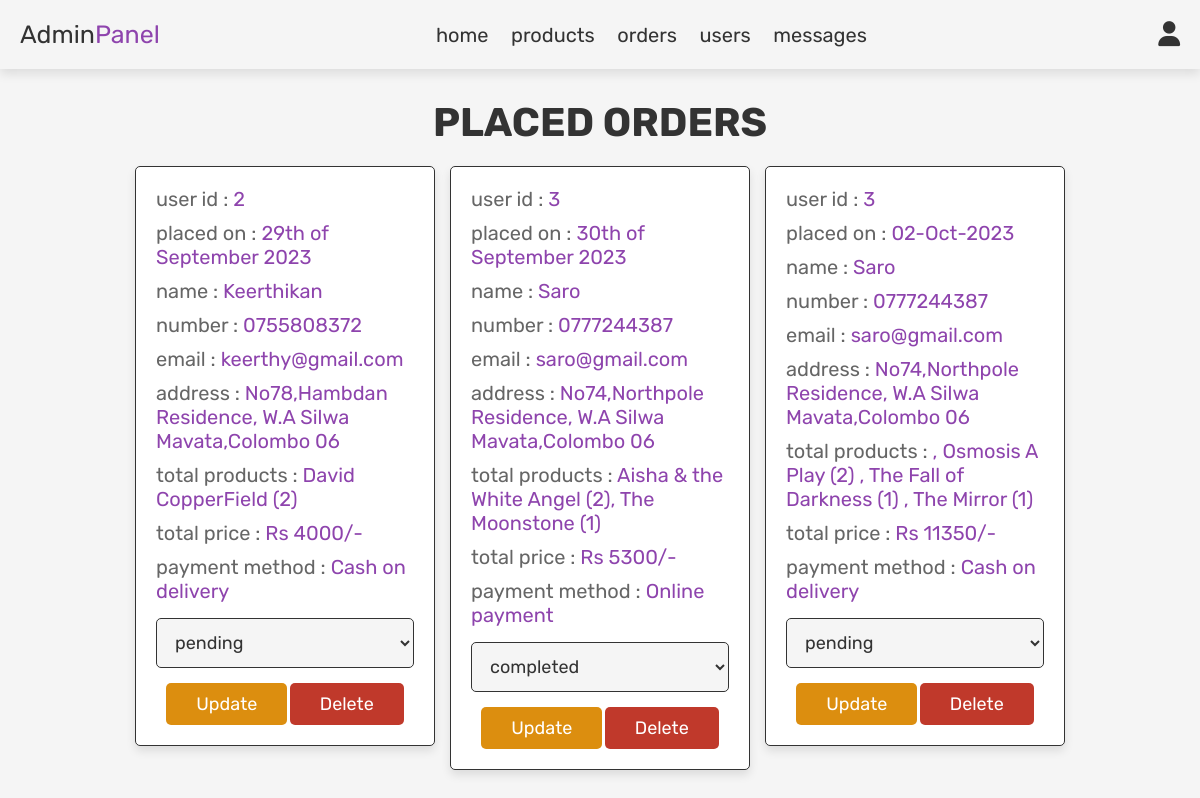
Page /admin_orders.php (signed in) on the committed database.
### tables this page shows
CREATE TABLE `orders` (
  `id` int(100) NOT NULL,
  `user_id` int(100) NOT NULL,
  `name` varchar(100) NOT NULL,
  `number` varchar(10) NOT NULL,
  `email` varchar(100) NOT NULL,
  `method` varchar(50) NOT NULL,
  `address` varchar(500) NOT NULL,
  `total_products` varchar(1000) NOT NULL,
  `total_price` int(100) NOT NULL,
  `placed_on` varchar(50) NOT NULL,
  `payment_status` varchar(50) NOT NULL DEFAULT 'pending'
);

### admin_orders.php (the view, shortened to what this page needs)
<?php
   include 'config.php';
 ?>
<!DOCTYPE html>
<html lang="en">
<head>
    <link rel="stylesheet" href="css/admin_style.css">
    <link rel="stylesheet" href="https://cdnjs.cloudflare.com/ajax/libs/font-awesome/6.4.2/css/all.min.css">
</head>
<body>
    <?php
    include 'admin_header.php';
    ?>
    <section class="orders">
       <h1 class="title">placed orders</h1>
       <div class="box-container">
       <?php
                 $select_orders = mysqli_query($conn, "select *from `orders`") or die('query failed');
               if(mysqli_num_rows($select_orders) >0){
                  while($fetch_orders = mysqli_fetch_assoc($select_orders)){
            ?>
            <div class="box">
                <p> user id : <span><?php echo $fetch_orders['user_id']; ?></span> </p>
                <p> placed on : <span><?php echo $fetch_orders['placed_on']; ?></span> </p>
                <p> name : <span><?php echo $fetch_orders['name']; ?></span> </p>
                <p> number : <span><?php echo $fetch_orders['number']; ?></span> </p>
                <p> email : <span><?php echo $fetch_orders['email']; ?></span> </p>
                <p> address : <span><?php echo $fetch_orders['address']; ?></span> </p>
                <p> total products : <span><?php echo $fetch_orders['total_products']; ?></span></p>
                <p> total price : <span>Rs <?php echo $fetch_orders['total_price']; ?>/-</span> </p>
                <p> payment method : <span><?php echo $fetch_orders['method']; ?></span> </p>
         <form action="" method="post">
            <select name="update_payment">
               <option value="" selected disabled><?php echo $fetch_orders['payment_status']; ?></option>
            </select>
            <input type="submit" value="update" name="update_order" class="option-btn">
            <a href="admin_orders.php?delete=<?php echo $fetch_orders['id']; ?>" onclick="return confirm('delete this order?');" class="delete-btn">delete</a>
         </form>
            </div>
            <?php
               }
            }else{
             echo '<p class="empty">No orders placed yet!</p>';
             }
            ?>
       </div>
    </section>
</body>
</html>

### css/admin_style.css (style rules this page uses)
:root { --purple:#8e44ad; --red:#c0392b; --orange:#dc8e0f; --black:#333; --white:#fff; --light-color:#666; --light-white:#ccc; --dark-bg:rgba(0,0,0,0.7); --light-bg:#f5f5f5; --border: .1rem solid var(--black); --box-shadow:0 .5rem 1rem rgba(0,0,0,.1); }
* { font-family: 'Rubik',sans-serif; padding:0; margin:0; outline: none; border: none; text-decoration: none; box-sizing: border-box; }
html { font-size: 62.5%; overflow-x: hidden; }
body { background-color: var(--light-bg); }
section { padding: 3rem 2rem; }
.title { font-size: 4rem; text-align: center; text-transform: uppercase; margin-bottom: 2rem; color: var(--black); }
.btn, .option-btn, .delete-btn, .white-btn { display: inline-block; margin-top: 1rem; padding: 1rem 3rem; cursor: pointer; color: var(--white); font-size: 1.8rem; border-radius: .5rem; text-transform: capitalize; }
.option-btn { background-color: var(--orange); }
.delete-btn { background-color: var(--red); }
.orders .box-container { display: grid; grid-template-columns: repeat(auto-fit,30rem); justify-content: center; gap:1.5rem; max-width: 1200px; margin: 0 auto; align-items: flex-start; }
.orders .box-container .box { background-color: var(--white); padding:2rem; border:var(--border); box-shadow: var(--box-shadow); border-radius: .5rem; }
.orders .box-container .box p { padding-bottom: 1rem; font-size: 2rem; color:var(--light-color); }
.orders .box-container .box p span { color:var(--purple); }
.orders .box-container .box form { text-align: center; }
.orders .box-container .box form select { border-radius: .5rem; margin:.5rem 0; width: 100%; background-color: var(--light-bg); border:var(--border); padding:1.2rem 1.4rem; font-size: 1.8rem; color:var(--black); }

### rows in the picture
orders: user "2", placed_on "29th of September 2023", name "Keerthikan", number "0755808372", email "keerthy@gmail.com", address "No78,Hambdan Residence, W.A Silwa Mavata,Colombo 06", total_products "David CopperField (2)", total_price "4000", method "Cash on delivery", update_payment "pending"
orders: user "3", placed_on "30th of September 2023", name "Saro", number "0777244387", email "saro@gmail.com", address "No74,Northpole Residence, W.A Silwa Mavata,Colombo 06", total_products "Aisha & the White Angel (2), The Moonstone (1)", total_price "5300", method "Online payment", update_payment "completed"
orders: user "3", placed_on "02-Oct-2023", name "Saro", number "0777244387", email "saro@gmail.com", address "No74,Northpole Residence, W.A Silwa Mavata,Colombo 06", total_products ", Osmosis A Play (2) , The Fall of Darkness (1) , The Mirror (1)", total_price "11350", method "Cash on delivery", update_payment "pending"
